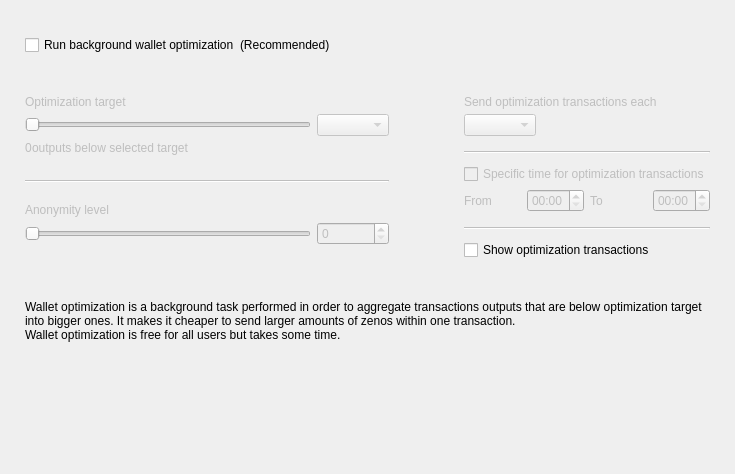
<?xml version="1.0" encoding="UTF-8"?>
<ui version="4.0">
 <class>OptimizationOptionsFrame</class>
 <widget class="QFrame" name="OptimizationOptionsFrame">
  <property name="geometry">
   <rect>
    <x>0</x>
    <y>0</y>
    <width>735</width>
    <height>474</height>
   </rect>
  </property>
  <property name="windowTitle">
   <string>Frame</string>
  </property>
  <property name="frameShape">
   <enum>QFrame::NoFrame</enum>
  </property>
  <property name="frameShadow">
   <enum>QFrame::Raised</enum>
  </property>
  <layout class="QVBoxLayout" name="verticalLayout">
   <property name="spacing">
    <number>0</number>
   </property>
   <property name="leftMargin">
    <number>25</number>
   </property>
   <property name="topMargin">
    <number>35</number>
   </property>
   <property name="rightMargin">
    <number>25</number>
   </property>
   <property name="bottomMargin">
    <number>0</number>
   </property>
   <item>
    <layout class="QHBoxLayout" name="horizontalLayout_2">
     <item>
      <widget class="QCheckBox" name="m_enableOptimizationCheck">
       <property name="text">
        <string>Run background wallet optimization</string>
       </property>
      </widget>
     </item>
     <item>
      <widget class="WalletGui::WalletNormalGrayTextLabel" name="label_8">
       <property name="text">
        <string>(Recommended)</string>
       </property>
      </widget>
     </item>
     <item>
      <spacer name="horizontalSpacer">
       <property name="orientation">
        <enum>Qt::Horizontal</enum>
       </property>
       <property name="sizeHint" stdset="0">
        <size>
         <width>40</width>
         <height>20</height>
        </size>
       </property>
      </spacer>
     </item>
    </layout>
   </item>
   <item>
    <spacer name="verticalSpacer_2">
     <property name="orientation">
      <enum>Qt::Vertical</enum>
     </property>
     <property name="sizeType">
      <enum>QSizePolicy::Fixed</enum>
     </property>
     <property name="sizeHint" stdset="0">
      <size>
       <width>20</width>
       <height>40</height>
      </size>
     </property>
    </spacer>
   </item>
   <item>
    <widget class="QWidget" name="m_optimizationOptionsWidget" native="true">
     <property name="enabled">
      <bool>true</bool>
     </property>
     <layout class="QHBoxLayout" name="horizontalLayout">
      <property name="spacing">
       <number>75</number>
      </property>
      <property name="leftMargin">
       <number>0</number>
      </property>
      <property name="topMargin">
       <number>0</number>
      </property>
      <property name="rightMargin">
       <number>0</number>
      </property>
      <property name="bottomMargin">
       <number>0</number>
      </property>
      <item alignment="Qt::AlignTop">
       <widget class="QWidget" name="widget1" native="true">
        <property name="enabled">
         <bool>false</bool>
        </property>
        <layout class="QGridLayout" name="gridLayout" columnstretch="50,0,0,0">
         <property name="leftMargin">
          <number>0</number>
         </property>
         <property name="topMargin">
          <number>0</number>
         </property>
         <property name="rightMargin">
          <number>0</number>
         </property>
         <property name="bottomMargin">
          <number>0</number>
         </property>
         <property name="verticalSpacing">
          <number>5</number>
         </property>
         <item row="0" column="0" colspan="4">
          <widget class="WalletGui::WalletNormalBlackTextLabel" name="label_5">
           <property name="text">
            <string>Optimization target</string>
           </property>
           <property name="indent">
            <number>0</number>
           </property>
          </widget>
         </item>
         <item row="4" column="0" colspan="4">
          <spacer name="verticalSpacer_3">
           <property name="orientation">
            <enum>Qt::Vertical</enum>
           </property>
           <property name="sizeType">
            <enum>QSizePolicy::Fixed</enum>
           </property>
           <property name="sizeHint" stdset="0">
            <size>
             <width>20</width>
             <height>20</height>
            </size>
           </property>
          </spacer>
         </item>
         <item row="1" column="0" colspan="3">
          <widget class="QSlider" name="m_thresholdSlider">
           <property name="maximum">
            <number>6</number>
           </property>
           <property name="pageStep">
            <number>1</number>
           </property>
           <property name="orientation">
            <enum>Qt::Horizontal</enum>
           </property>
          </widget>
         </item>
         <item row="1" column="3">
          <widget class="QComboBox" name="m_thresholdCombo"/>
         </item>
         <item row="5" column="0" colspan="4">
          <widget class="Line" name="line">
           <property name="orientation">
            <enum>Qt::Horizontal</enum>
           </property>
          </widget>
         </item>
         <item row="6" column="0" colspan="4">
          <spacer name="verticalSpacer_4">
           <property name="orientation">
            <enum>Qt::Vertical</enum>
           </property>
           <property name="sizeType">
            <enum>QSizePolicy::Fixed</enum>
           </property>
           <property name="sizeHint" stdset="0">
            <size>
             <width>20</width>
             <height>15</height>
            </size>
           </property>
          </spacer>
         </item>
         <item row="8" column="3">
          <widget class="QSpinBox" name="m_mixinSpin">
           <property name="buttonSymbols">
            <enum>QAbstractSpinBox::UpDownArrows</enum>
           </property>
          </widget>
         </item>
         <item row="7" column="0" colspan="4">
          <widget class="WalletGui::WalletNormalBlackTextLabel" name="label_7">
           <property name="text">
            <string>Anonymity level</string>
           </property>
           <property name="indent">
            <number>0</number>
           </property>
          </widget>
         </item>
         <item row="8" column="0" colspan="3">
          <widget class="QSlider" name="m_mixinSlider">
           <property name="pageStep">
            <number>1</number>
           </property>
           <property name="orientation">
            <enum>Qt::Horizontal</enum>
           </property>
          </widget>
         </item>
         <item row="2" column="0" colspan="4">
          <spacer name="verticalSpacer_12">
           <property name="orientation">
            <enum>Qt::Vertical</enum>
           </property>
           <property name="sizeType">
            <enum>QSizePolicy::Fixed</enum>
           </property>
           <property name="sizeHint" stdset="0">
            <size>
             <width>20</width>
             <height>0</height>
            </size>
           </property>
          </spacer>
         </item>
         <item row="3" column="0" colspan="4">
          <layout class="QHBoxLayout" name="horizontalLayout_3" stretch="0,1">
           <item>
            <widget class="QLabel" name="m_nonOptimizedOutputsLabel">
             <property name="text">
              <string>0</string>
             </property>
            </widget>
           </item>
           <item>
            <widget class="WalletGui::WalletNormalBlackTextLabel" name="m_nonOptimizedOutputsTextLabel">
             <property name="text">
              <string>outputs below selected target</string>
             </property>
            </widget>
           </item>
          </layout>
         </item>
        </layout>
       </widget>
      </item>
      <item>
       <layout class="QVBoxLayout" name="verticalLayout_3">
        <property name="spacing">
         <number>10</number>
        </property>
        <property name="rightMargin">
         <number>0</number>
        </property>
        <property name="bottomMargin">
         <number>0</number>
        </property>
        <item>
         <widget class="QWidget" name="widget2" native="true">
          <property name="enabled">
           <bool>false</bool>
          </property>
          <layout class="QGridLayout" name="gridLayout_2" columnstretch="0,0,0,0">
           <property name="leftMargin">
            <number>0</number>
           </property>
           <property name="topMargin">
            <number>0</number>
           </property>
           <property name="rightMargin">
            <number>0</number>
           </property>
           <property name="bottomMargin">
            <number>0</number>
           </property>
           <property name="verticalSpacing">
            <number>5</number>
           </property>
           <item row="2" column="0" colspan="2" alignment="Qt::AlignLeft">
            <widget class="QComboBox" name="m_periodCombo"/>
           </item>
           <item row="8" column="0">
            <widget class="WalletGui::WalletNormalBlackTextLabel" name="label_2">
             <property name="text">
              <string>From</string>
             </property>
            </widget>
           </item>
           <item row="8" column="1">
            <widget class="QTimeEdit" name="m_startTimeEdit">
             <property name="enabled">
              <bool>false</bool>
             </property>
             <property name="displayFormat">
              <string>HH:mm</string>
             </property>
            </widget>
           </item>
           <item row="8" column="2">
            <widget class="WalletGui::WalletNormalBlackTextLabel" name="label_3">
             <property name="text">
              <string>To</string>
             </property>
            </widget>
           </item>
           <item row="8" column="3">
            <widget class="QTimeEdit" name="m_stopTimeEdit">
             <property name="enabled">
              <bool>false</bool>
             </property>
             <property name="displayFormat">
              <string>HH:mm</string>
             </property>
            </widget>
           </item>
           <item row="6" column="0" colspan="4">
            <widget class="QCheckBox" name="m_optimizationTimeCheck">
             <property name="text">
              <string>Specific time for optimization transactions</string>
             </property>
            </widget>
           </item>
           <item row="4" column="0" colspan="4">
            <widget class="Line" name="line_2">
             <property name="orientation">
              <enum>Qt::Horizontal</enum>
             </property>
            </widget>
           </item>
           <item row="0" column="0" colspan="4">
            <widget class="WalletGui::WalletNormalBlackTextLabel" name="label_4">
             <property name="text">
              <string>Send optimization transactions each</string>
             </property>
             <property name="indent">
              <number>0</number>
             </property>
            </widget>
           </item>
           <item row="7" column="0" colspan="4">
            <spacer name="verticalSpacer_8">
             <property name="orientation">
              <enum>Qt::Vertical</enum>
             </property>
             <property name="sizeType">
              <enum>QSizePolicy::Fixed</enum>
             </property>
             <property name="sizeHint" stdset="0">
              <size>
               <width>20</width>
               <height>0</height>
              </size>
             </property>
            </spacer>
           </item>
           <item row="3" column="0" colspan="4">
            <spacer name="verticalSpacer_6">
             <property name="orientation">
              <enum>Qt::Vertical</enum>
             </property>
             <property name="sizeType">
              <enum>QSizePolicy::Fixed</enum>
             </property>
             <property name="sizeHint" stdset="0">
              <size>
               <width>20</width>
               <height>10</height>
              </size>
             </property>
            </spacer>
           </item>
           <item row="10" column="0" colspan="4">
            <widget class="Line" name="line_3">
             <property name="orientation">
              <enum>Qt::Horizontal</enum>
             </property>
            </widget>
           </item>
           <item row="1" column="0" colspan="4">
            <spacer name="verticalSpacer_5">
             <property name="orientation">
              <enum>Qt::Vertical</enum>
             </property>
             <property name="sizeType">
              <enum>QSizePolicy::Fixed</enum>
             </property>
             <property name="sizeHint" stdset="0">
              <size>
               <width>20</width>
               <height>0</height>
              </size>
             </property>
            </spacer>
           </item>
           <item row="5" column="0" colspan="4">
            <spacer name="verticalSpacer_7">
             <property name="orientation">
              <enum>Qt::Vertical</enum>
             </property>
             <property name="sizeType">
              <enum>QSizePolicy::Fixed</enum>
             </property>
             <property name="sizeHint" stdset="0">
              <size>
               <width>20</width>
               <height>5</height>
              </size>
             </property>
            </spacer>
           </item>
           <item row="9" column="0" colspan="4">
            <spacer name="verticalSpacer_10">
             <property name="orientation">
              <enum>Qt::Vertical</enum>
             </property>
             <property name="sizeType">
              <enum>QSizePolicy::Fixed</enum>
             </property>
             <property name="sizeHint" stdset="0">
              <size>
               <width>20</width>
               <height>10</height>
              </size>
             </property>
            </spacer>
           </item>
          </layout>
         </widget>
        </item>
        <item>
         <widget class="QCheckBox" name="m_showFusionTransactionsCheck">
          <property name="enabled">
           <bool>true</bool>
          </property>
          <property name="text">
           <string>Show optimization transactions</string>
          </property>
         </widget>
        </item>
       </layout>
      </item>
     </layout>
    </widget>
   </item>
   <item>
    <spacer name="verticalSpacer_11">
     <property name="orientation">
      <enum>Qt::Vertical</enum>
     </property>
     <property name="sizeType">
      <enum>QSizePolicy::Fixed</enum>
     </property>
     <property name="sizeHint" stdset="0">
      <size>
       <width>20</width>
       <height>40</height>
      </size>
     </property>
    </spacer>
   </item>
   <item>
    <widget class="WalletGui::WalletExtraNormalGrayTextLabel" name="m_helpLabel">
     <property name="text">
      <string>Wallet optimization is a background task performed in order to aggregate transactions outputs that are below optimization target into bigger ones. It makes it cheaper to send larger amounts of zenos within one transaction.
Wallet optimization is free for all users but takes some time.</string>
     </property>
     <property name="wordWrap">
      <bool>true</bool>
     </property>
    </widget>
   </item>
   <item>
    <spacer name="verticalSpacer">
     <property name="orientation">
      <enum>Qt::Vertical</enum>
     </property>
     <property name="sizeHint" stdset="0">
      <size>
       <width>20</width>
       <height>40</height>
      </size>
     </property>
    </spacer>
   </item>
  </layout>
 </widget>
 <customwidgets>
  <customwidget>
   <class>WalletGui::WalletNormalGrayTextLabel</class>
   <extends>QLabel</extends>
   <header>Gui/Common/WalletTextLabel.h</header>
  </customwidget>
  <customwidget>
   <class>WalletGui::WalletNormalBlackTextLabel</class>
   <extends>QLabel</extends>
   <header>Gui/Common/WalletTextLabel.h</header>
  </customwidget>
  <customwidget>
   <class>WalletGui::WalletExtraNormalGrayTextLabel</class>
   <extends>QLabel</extends>
   <header>Gui/Common/WalletTextLabel.h</header>
  </customwidget>
 </customwidgets>
 <resources/>
 <connections>
  <connection>
   <sender>m_enableOptimizationCheck</sender>
   <signal>toggled(bool)</signal>
   <receiver>widget1</receiver>
   <slot>setEnabled(bool)</slot>
   <hints>
    <hint type="sourcelabel">
     <x>147</x>
     <y>47</y>
    </hint>
    <hint type="destinationlabel">
     <x>176</x>
     <y>204</y>
    </hint>
   </hints>
  </connection>
  <connection>
   <sender>m_thresholdSlider</sender>
   <signal>valueChanged(int)</signal>
   <receiver>OptimizationOptionsFrame</receiver>
   <slot>thresholdChanged(int)</slot>
   <hints>
    <hint type="sourcelabel">
     <x>116</x>
     <y>139</y>
    </hint>
    <hint type="destinationlabel">
     <x>355</x>
     <y>194</y>
    </hint>
   </hints>
  </connection>
  <connection>
   <sender>m_mixinSlider</sender>
   <signal>valueChanged(int)</signal>
   <receiver>OptimizationOptionsFrame</receiver>
   <slot>mixinChanged(int)</slot>
   <hints>
    <hint type="sourcelabel">
     <x>116</x>
     <y>240</y>
    </hint>
    <hint type="destinationlabel">
     <x>367</x>
     <y>236</y>
    </hint>
   </hints>
  </connection>
  <connection>
   <sender>m_optimizationTimeCheck</sender>
   <signal>toggled(bool)</signal>
   <receiver>m_startTimeEdit</receiver>
   <slot>setEnabled(bool)</slot>
   <hints>
    <hint type="sourcelabel">
     <x>543</x>
     <y>179</y>
    </hint>
    <hint type="destinationlabel">
     <x>501</x>
     <y>207</y>
    </hint>
   </hints>
  </connection>
  <connection>
   <sender>m_optimizationTimeCheck</sender>
   <signal>toggled(bool)</signal>
   <receiver>m_stopTimeEdit</receiver>
   <slot>setEnabled(bool)</slot>
   <hints>
    <hint type="sourcelabel">
     <x>543</x>
     <y>179</y>
    </hint>
    <hint type="destinationlabel">
     <x>643</x>
     <y>207</y>
    </hint>
   </hints>
  </connection>
  <connection>
   <sender>m_mixinSpin</sender>
   <signal>valueChanged(int)</signal>
   <receiver>OptimizationOptionsFrame</receiver>
   <slot>mixinChanged(int)</slot>
   <hints>
    <hint type="sourcelabel">
     <x>273</x>
     <y>271</y>
    </hint>
    <hint type="destinationlabel">
     <x>367</x>
     <y>236</y>
    </hint>
   </hints>
  </connection>
  <connection>
   <sender>m_thresholdCombo</sender>
   <signal>currentIndexChanged(int)</signal>
   <receiver>OptimizationOptionsFrame</receiver>
   <slot>thresholdChanged(int)</slot>
   <hints>
    <hint type="sourcelabel">
     <x>270</x>
     <y>139</y>
    </hint>
    <hint type="destinationlabel">
     <x>367</x>
     <y>236</y>
    </hint>
   </hints>
  </connection>
  <connection>
   <sender>m_enableOptimizationCheck</sender>
   <signal>toggled(bool)</signal>
   <receiver>widget2</receiver>
   <slot>setEnabled(bool)</slot>
   <hints>
    <hint type="sourcelabel">
     <x>158</x>
     <y>48</y>
    </hint>
    <hint type="destinationlabel">
     <x>556</x>
     <y>197</y>
    </hint>
   </hints>
  </connection>
 </connections>
 <slots>
  <slot>thresholdChanged(int)</slot>
  <slot>mixinChanged(int)</slot>
 </slots>
</ui>
